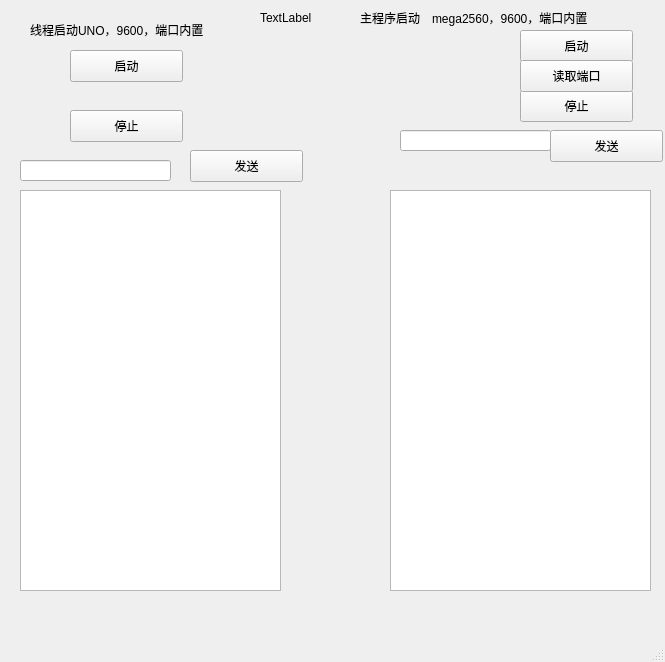
<?xml version="1.0" encoding="UTF-8"?>
<ui version="4.0">
 <class>MainWindow</class>
 <widget class="QMainWindow" name="MainWindow">
  <property name="geometry">
   <rect>
    <x>0</x>
    <y>0</y>
    <width>665</width>
    <height>662</height>
   </rect>
  </property>
  <property name="windowTitle">
   <string>MainWindow</string>
  </property>
  <widget class="QWidget" name="centralwidget">
   <widget class="QPushButton" name="startBtn">
    <property name="geometry">
     <rect>
      <x>70</x>
      <y>50</y>
      <width>113</width>
      <height>32</height>
     </rect>
    </property>
    <property name="text">
     <string>启动</string>
    </property>
   </widget>
   <widget class="QPushButton" name="stopBtn">
    <property name="geometry">
     <rect>
      <x>70</x>
      <y>110</y>
      <width>113</width>
      <height>32</height>
     </rect>
    </property>
    <property name="text">
     <string>停止</string>
    </property>
   </widget>
   <widget class="QLabel" name="label">
    <property name="geometry">
     <rect>
      <x>30</x>
      <y>20</y>
      <width>251</width>
      <height>20</height>
     </rect>
    </property>
    <property name="text">
     <string>线程启动UNO，9600，端口内置</string>
    </property>
   </widget>
   <widget class="QLabel" name="label_2">
    <property name="geometry">
     <rect>
      <x>360</x>
      <y>10</y>
      <width>301</width>
      <height>16</height>
     </rect>
    </property>
    <property name="text">
     <string>主程序启动　mega2560，9600，端口内置</string>
    </property>
   </widget>
   <widget class="QPushButton" name="startBtn_2">
    <property name="geometry">
     <rect>
      <x>520</x>
      <y>30</y>
      <width>113</width>
      <height>32</height>
     </rect>
    </property>
    <property name="text">
     <string>启动</string>
    </property>
   </widget>
   <widget class="QPushButton" name="stopBtn_2">
    <property name="geometry">
     <rect>
      <x>520</x>
      <y>90</y>
      <width>113</width>
      <height>32</height>
     </rect>
    </property>
    <property name="text">
     <string>停止</string>
    </property>
   </widget>
   <widget class="QPushButton" name="startBtn_3">
    <property name="geometry">
     <rect>
      <x>520</x>
      <y>60</y>
      <width>113</width>
      <height>32</height>
     </rect>
    </property>
    <property name="text">
     <string>读取端口</string>
    </property>
   </widget>
   <widget class="QPlainTextEdit" name="plainTextEdit_main">
    <property name="geometry">
     <rect>
      <x>390</x>
      <y>190</y>
      <width>261</width>
      <height>401</height>
     </rect>
    </property>
   </widget>
   <widget class="QLabel" name="timeLabel">
    <property name="geometry">
     <rect>
      <x>260</x>
      <y>10</y>
      <width>59</width>
      <height>16</height>
     </rect>
    </property>
    <property name="text">
     <string>TextLabel</string>
    </property>
   </widget>
   <widget class="QPlainTextEdit" name="plainTextEdit_th">
    <property name="geometry">
     <rect>
      <x>20</x>
      <y>190</y>
      <width>261</width>
      <height>401</height>
     </rect>
    </property>
   </widget>
   <widget class="QLineEdit" name="lint_main_send">
    <property name="geometry">
     <rect>
      <x>400</x>
      <y>130</y>
      <width>151</width>
      <height>21</height>
     </rect>
    </property>
   </widget>
   <widget class="QPushButton" name="btn_main_send">
    <property name="geometry">
     <rect>
      <x>550</x>
      <y>130</y>
      <width>113</width>
      <height>32</height>
     </rect>
    </property>
    <property name="text">
     <string>发送</string>
    </property>
   </widget>
   <widget class="QLineEdit" name="lint_th_send">
    <property name="geometry">
     <rect>
      <x>20</x>
      <y>160</y>
      <width>151</width>
      <height>21</height>
     </rect>
    </property>
   </widget>
   <widget class="QPushButton" name="btn_th_send">
    <property name="geometry">
     <rect>
      <x>190</x>
      <y>150</y>
      <width>113</width>
      <height>32</height>
     </rect>
    </property>
    <property name="text">
     <string>发送</string>
    </property>
   </widget>
  </widget>
  <widget class="QMenuBar" name="menubar">
   <property name="geometry">
    <rect>
     <x>0</x>
     <y>0</y>
     <width>665</width>
     <height>22</height>
    </rect>
   </property>
  </widget>
  <widget class="QStatusBar" name="statusbar"/>
 </widget>
 <resources/>
 <connections/>
</ui>
